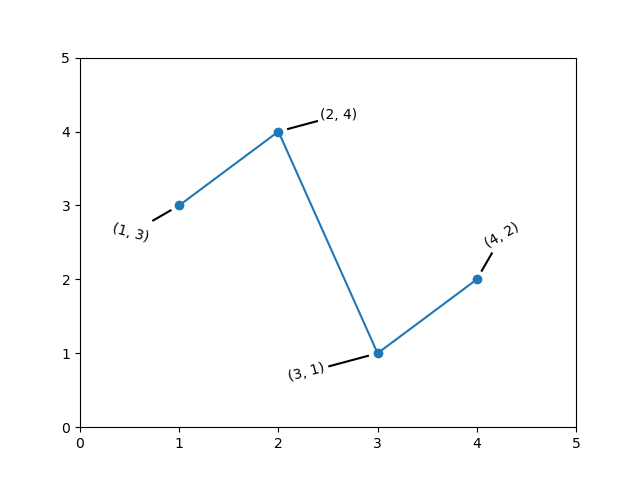

Generate this figure with Python:
import matplotlib.pyplot as plt
DATA = ((1,3),(2,4),(3,1),(4,2))
dash_style = ((0,20,-15,30,10),(1,30,0,15,10),(0,40,15,15,10),(1,20,30,60,10),)
fig,ax = plt.subplots()
(x,y) = zip(*DATA)
ax.plot(x,y,marker='o')
for i in range(len(DATA)):
    (x,y) = DATA[i]
    (dd,dl,r,dr,dp) = dash_style[i]
    #print 'dashlen call',dl
    t = ax.text(x,y,str((x,y)),withdash=True, dashdirection = dd, dashlength = dl, rotation = r, dashrotation = dr, dashpush = dp,)
ax.set_xlim((0.0,5.0))
ax.set_ylim((0.0,5.0))
plt.show()
